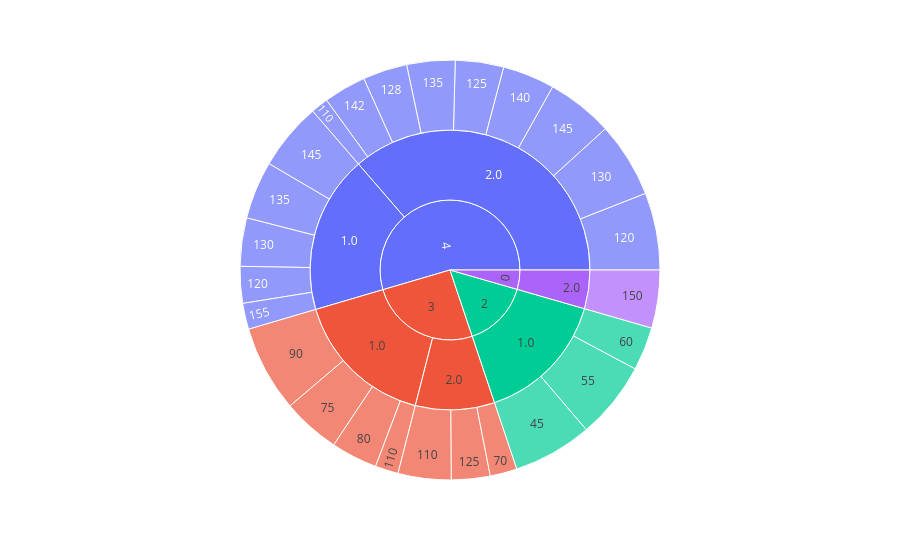

The notebook cell saved with this chart:
### Code cell
px.sunburst(df, path=['Oda Sayısı', 'WC Sayısı', 'Net Metrekare'],values='Fiyat')

### Figure 1 — Plotly figure (JSON) as saved in the notebook; plotly's stock layout.template omitted (floating-point values rounded to 4 significant figures)
{"data": [{"branchvalues": "total", "domain": {"x": [0, 1], "y": [0, 1]}, "hovertemplate": "labels=%{label}<br>Fiyat=%{value}<br>parent=%{parent}<br>id=%{id}<extra></extra>", "ids": ["4/2.0/120", "2/1.0/55", "3/1.0/80", "3/2.0/110", "4/1.0/130", "4/1.0/135", "4/2.0/130", "3/2.0/70", "4/2.0/125", "4/2.0/128", "3/2.0/125", "4/2.0/145", "4/2.0/110", "2/1.0/45", "4/2.0/135", "4/2.0/142", "0/2.0/150", "3/1.0/75", "3/1.0/90", "4/1.0/120", "2/1.0/60", "3/1.0/110", "4/1.0/145", "4/1.0/155", "4/2.0/140", "4/2.0", "2/1.0", "3/1.0", "3/2.0", "4/1.0", "0/2.0", "4", "2", "3", "0"], "labels": ["120", "55", "80", "110", "130", "135", "130", "70", "125", "128", "125", "145", "110", "45", "135", "142", "150", "75", "90", "120", "60", "110", "145", "155", "140", "2.0", "1.0", "1.0", "2.0", "1.0", "2.0", "4", "2", "3", "0"], "name": "", "parents": ["4/2.0", "2/1.0", "3/1.0", "3/2.0", "4/1.0", "4/1.0", "4/2.0", "3/2.0", "4/2.0", "4/2.0", "3/2.0", "4/2.0", "4/2.0", "2/1.0", "4/2.0", "4/2.0", "0/2.0", "3/1.0", "3/1.0", "4/1.0", "2/1.0", "3/1.0", "4/1.0", "4/1.0", "4/2.0", "4", "2", "3", "3", "4", "0", "", "", "", ""], "type": "sunburst", "values": [40000.0, 40000.0, 24000.0, 27500.0, 25000.0, 30000.0, 39000.0, 14000.0, 25000.0, 23000.0, 20000.0, 34500.0, 9000.0, 41000.0, 25000.0, 22000.0, 30000.0, 30000.0, 44750.0, 19000.0, 22500.0, 12000.0, 35000.0, 13500.0, 27000.0, 244500.0, 103500.0, 110800.0, 61500.0, 122500.0, 30000.0, 367000.0, 103500.0, 172200.0, 30000.0]}], "layout": {"legend": {"tracegroupgap": 0}, "margin": {"t": 60}}}
